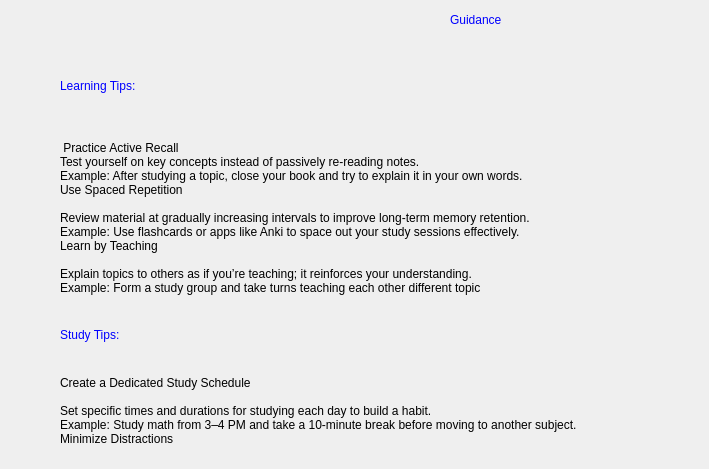
<?xml version="1.0" encoding="UTF-8"?>
<ui version="4.0">
 <class>GuidanceWindow</class>
 <widget class="QWidget" name="GuidanceWindow">
  <property name="geometry">
   <rect>
    <x>0</x>
    <y>0</y>
    <width>709</width>
    <height>469</height>
   </rect>
  </property>
  <property name="windowTitle">
   <string>Form</string>
  </property>
  <widget class="QLabel" name="label">
   <property name="geometry">
    <rect>
     <x>60</x>
     <y>70</y>
     <width>511</width>
     <height>31</height>
    </rect>
   </property>
   <property name="styleSheet">
    <string notr="true">color: rgb(0, 0, 255);
font: 700 14pt &quot;Segoe UI&quot;;</string>
   </property>
   <property name="text">
    <string>Learning Tips:</string>
   </property>
  </widget>
  <widget class="QLabel" name="label_2">
   <property name="geometry">
    <rect>
     <x>60</x>
     <y>319</y>
     <width>641</width>
     <height>31</height>
    </rect>
   </property>
   <property name="styleSheet">
    <string notr="true">color: rgb(0, 0, 255);
font: 700 14pt &quot;Segoe UI&quot;;</string>
   </property>
   <property name="text">
    <string>Study Tips:</string>
   </property>
  </widget>
  <widget class="QLabel" name="label_3">
   <property name="geometry">
    <rect>
     <x>450</x>
     <y>10</y>
     <width>511</width>
     <height>20</height>
    </rect>
   </property>
   <property name="styleSheet">
    <string notr="true">color: rgb(0, 0, 255);
font: 700 14pt &quot;Segoe UI&quot;;</string>
   </property>
   <property name="text">
    <string>Guidance</string>
   </property>
  </widget>
  <widget class="QLabel" name="label_4">
   <property name="geometry">
    <rect>
     <x>60</x>
     <y>100</y>
     <width>641</width>
     <height>221</height>
    </rect>
   </property>
   <property name="styleSheet">
    <string notr="true">font: 10pt &quot;Segoe UI&quot;;
color: rgb(0, 0, 0);</string>
   </property>
   <property name="text">
    <string> 
 Practice Active Recall 
Test yourself on key concepts instead of passively re-reading notes. 
Example: After studying a topic, close your book and try to explain it in your own words. 
Use Spaced Repetition 
 
Review material at gradually increasing intervals to improve long-term memory retention. 
Example: Use flashcards or apps like Anki to space out your study sessions effectively. 
Learn by Teaching 
 
Explain topics to others as if you’re teaching; it reinforces your understanding. 
Example: Form a study group and take turns teaching each other different topic</string>
   </property>
  </widget>
  <widget class="QLabel" name="label_5">
   <property name="geometry">
    <rect>
     <x>60</x>
     <y>350</y>
     <width>651</width>
     <height>121</height>
    </rect>
   </property>
   <property name="styleSheet">
    <string notr="true">font: 10pt &quot;Segoe UI&quot;;
color: rgb(0, 0, 0);</string>
   </property>
   <property name="text">
    <string>Create a Dedicated Study Schedule 
 
Set specific times and durations for studying each day to build a habit. 
Example: Study math from 3–4 PM and take a 10-minute break before moving to another subject. 
Minimize Distractions</string>
   </property>
  </widget>
 </widget>
 <resources/>
 <connections/>
</ui>
